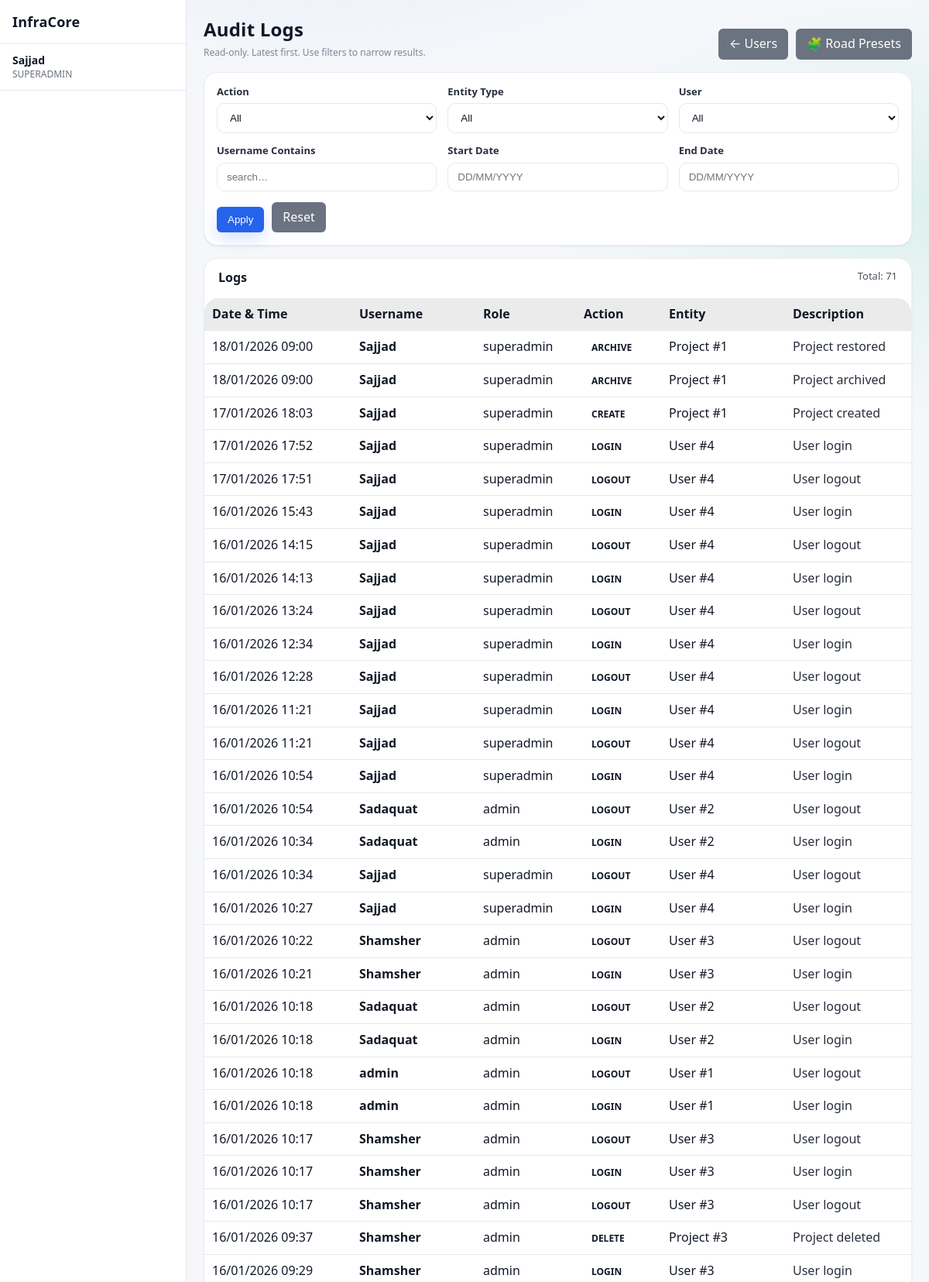
The page /admin/logs (signed in, upper part) on the database its author committed.
### app/models/activity_log.py (models this page shows)
class ActivityLog(Base):
    __tablename__ = "activity_logs"
    __table_args__ = (
        Index("ix_activity_logs_created_at", "created_at"),
        Index("ix_activity_logs_user_id", "user_id"),
    )
    id = Column(Integer, primary_key=True, index=True)
    user_id = Column(Integer, ForeignKey("users.id"), nullable=True)
    username = Column(String(150), nullable=False)
    role = Column(String(50), nullable=True)
    action = Column(String(20), nullable=False)  # CREATE, UPDATE, DELETE, ARCHIVE, LOGIN, LOGOUT
    entity_type = Column(String(50), nullable=True)  # Project, Activity, Material, User, Execution
    entity_id = Column(Integer, nullable=True)
    description = Column(Text, nullable=True)
    old_value = Column(Text, nullable=True)  # JSON string
    new_value = Column(Text, nullable=True)  # JSON string
    ip_address = Column(String(64), nullable=True)
    created_at = Column(DateTime, default=datetime.utcnow, nullable=False)
    details = Column(String, nullable=True)
    timestamp = Column(DateTime, default=datetime.utcnow)

### app/routes/admin.py (the view)
@router.get("/logs", response_class=HTMLResponse)
def audit_logs_page(
    request: Request,
    page: int = 1,
    action: str | None = None,
    entity_type: str | None = None,
    user_id: int | None = None,
    username: str | None = None,
    start_date: str | None = None,
    end_date: str | None = None,
    db: Session = Depends(get_db),
):
    admin = admin_guard(request)
    if not admin:
        return RedirectResponse("/dashboard", status_code=302)
    page_size = 50
    page = max(page, 1)
    q = db.query(ActivityLog)
    if action:
        q = q.filter(ActivityLog.action == action)
    if entity_type:
        q = q.filter(ActivityLog.entity_type == entity_type)
    if user_id is not None:
        q = q.filter(ActivityLog.user_id == user_id)
    if username:
        q = q.filter(ActivityLog.username.ilike(f"%{username.strip()}%"))
    def _parse_d(s: str | None) -> date | None:
        if not s:
            return None
        try:
            return parse_date_ddmmyyyy_or_iso(str(s))
        except Exception:
            return None
    sd = _parse_d(start_date)
    ed = _parse_d(end_date)
    if sd:
        q = q.filter(ActivityLog.created_at >= datetime.combine(sd, time.min))
    if ed:
        q = q.filter(ActivityLog.created_at <= datetime.combine(ed, time.max))
    total = q.count()
    logs = (
        q.order_by(ActivityLog.created_at.desc())
        .offset((page - 1) * page_size)
        .limit(page_size)
        .all()
    )
    actions = [r[0] for r in db.query(ActivityLog.action).distinct().order_by(ActivityLog.action).all() if r and r[0]]
    entity_types = [r[0] for r in db.query(ActivityLog.entity_type).distinct().order_by(ActivityLog.entity_type).all() if r and r[0]]
    users = (
        db.query(ActivityLog.user_id, ActivityLog.username)
        .filter(ActivityLog.user_id.isnot(None))
        .distinct()
        .order_by(ActivityLog.username.asc())
        .all()
    )
    return templates.TemplateResponse(
        "admin/logs.html",
        {
            "request": request,
            "user": admin,
            "logs": logs,
            "page": page,
            "page_size": page_size,
            "total": total,
            "actions": actions,
            "entity_types": entity_types,
            "users": users,
            "filters": {
                "action": action or "",
                "entity_type": entity_type or "",
                "user_id": user_id if user_id is not None else "",
                "username": username or "",
                "start_date": start_date or "",
                "end_date": end_date or "",
            },
        },
    )

### app/templates/admin/logs.html (shortened to what this page needs)
{% extends "base.html" %}
{% block content %}
<div class="page-header" style="display:flex;justify-content:space-between;align-items:flex-end;gap:12px;flex-wrap:wrap;margin-bottom:16px">
    <div>
        <h1 class="page-title" style="margin-bottom:6px">Audit Logs</h1>
        <div class="help-text">Read-only. Latest first. Use filters to narrow results.</div>
    </div>
    <div style="display:flex;gap:10px;flex-wrap:wrap">
        <a href="/admin/users" class="btn-secondary" style="text-decoration:none">← Users</a>
        <a href="/admin/presets/road" class="btn-secondary" style="text-decoration:none">🧩 Road Presets</a>
    </div>
</div>
<div class="card" style="padding:16px;margin-bottom:16px">
    <form method="get" action="/admin/logs" class="form-grid">
        <div class="form-group">
            <label>Action</label>
            <select name="action">
                <option value="">All</option>
            </select>
        </div>
        <div class="form-group">
            <label>Entity Type</label>
            <select name="entity_type">
                <option value="">All</option>
            </select>
        </div>
        <div class="form-group">
            <label>User</label>
            <select name="user_id">
                <option value="">All</option>
            </select>
        </div>
        <div class="form-group">
            <label>Username Contains</label>
            <input type="text" name="username" value="{{ filters.username }}" placeholder="search…">
        </div>
        <div class="form-group">
            <label>Start Date</label>
            <input type="text" name="start_date" value="{{ filters.start_date|ddmmyyyy }}" placeholder="DD/MM/YYYY" inputmode="numeric" pattern="[0-9]{2}/[0-9]{2}/[0-9]{4}">
        </div>
        <div class="form-group">
            <label>End Date</label>
            <input type="text" name="end_date" value="{{ filters.end_date|ddmmyyyy }}" placeholder="DD/MM/YYYY" inputmode="numeric" pattern="[0-9]{2}/[0-9]{2}/[0-9]{4}">
        </div>
        <div class="form-group" style="display:flex;align-items:flex-end;gap:10px">
            <button class="btn-primary" type="submit">Apply</button>
            <a class="btn-secondary" href="/admin/logs" style="text-decoration:none">Reset</a>
        </div>
    </form>
</div>
<div class="card" style="padding:0">
    <div style="padding:14px 18px;border-bottom:1px solid rgba(255,255,255,0.08);display:flex;justify-content:space-between;gap:12px;flex-wrap:wrap">
        <strong>Logs</strong>
        <span style="opacity:0.75;font-size:13px">
            Total: {{ total }}
        </span>
    </div>
    <table class="table" style="margin:0">
        <thead>
            <tr style="background:rgba(255,255,255,0.04)">
                <th style="width:170px">Date &amp; Time</th>
                <th style="width:140px">Username</th>
                <th style="width:110px">Role</th>
                <th style="width:90px">Action</th>
                <th style="width:140px">Entity</th>
                <th>Description</th>
            </tr>
        </thead>
        <tbody>
            {% if logs and logs|length > 0 %}
                {% for l in logs %}
                    <tr style="border-bottom:1px solid rgba(255,255,255,0.05)">
                        <td style="white-space:nowrap">{{ l.created_at|ddmmyyyy_dt }}</td>
                        <td><strong>{{ l.username }}</strong></td>
                        <td>{{ l.role or "" }}</td>
                        <td>
                            <span class="badge badge-info">{{ l.action }}</span>
                        </td>
                        <td>
                            {{ l.entity_type or "" }}
                            {% if l.entity_id %}
                                #{{ l.entity_id }}
                            {% endif %}
                        </td>
                        <td style="opacity:0.9">{{ l.description or l.details or "" }}</td>
                    </tr>
                {% endfor %}
            {% else %}
                <tr>
                    <td colspan="6" style="padding:24px;text-align:center;opacity:0.75">
                        No audit logs found for the selected filters.
                    </td>
                </tr>
            {% endif %}
        </tbody>
    </table>
</div>
{% set total_pages = (total // page_size) + (1 if total % page_size else 0) %}
{% endblock %}

### static/css/style.css (style rules this page uses)
body { font-family: Arial, Helvetica, sans-serif; margin: 0; background-color: var(--bg); color: var(--text); }
input, select, textarea { padding: 6px; border-radius: 4px; border: 1px solid var(--border); background: var(--card); color: var(--text); }
table { width: 100%; border-collapse: collapse; background: var(--card); }
th { background: rgba(0,0,0,0.05); text-align: left; }
th, td { padding: 10px; border-bottom: 1px solid var(--border); }
button, .button { padding: 6px 12px; border-radius: 4px; border: none; cursor: pointer; background: var(--btn); color: white; text-decoration: none; }
:root { --bg: #f5f7fa; --bg-secondary: #ffffff; --bg-primary: #f5f7fa; --text: #111827; --text-muted: #6b7280; --card: #ffffff; --nav: #1f2937; --border: #e5e7eb; --border-color: #e5e7eb; --btn: #2563eb; --hover-bg: rgba(37, 99, 235, 0.1); --accent-color: #2563eb; }
html, body, table, th, td, input, select, textarea, button, .button { transition: background-color 0.3s ease, color 0.3s ease, border-color 0.3s ease; }
.page-title { margin-bottom: 20px; font-size: 26px; font-weight: 600; }
.card { background: var(--card); border-radius: 10px; padding: 16px; box-shadow: 0 4px 12px rgba(0,0,0,0.06); }
.form-grid { display: grid; grid-template-columns: repeat(auto-fit, minmax(240px, 1fr)); gap: 16px; }
.form-grid label { font-size: 13px; opacity: 0.9; }
.form-grid input { width: 100%; }
.badge { padding: 4px 10px; border-radius: 12px; font-size: 12px; font-weight: bold; }

### static/css/ui_v2.css (style rules this page uses)
:root { --radius-xs: 6px; --radius-sm: 10px; --radius-md: 14px; --radius-lg: 18px; --shadow-sm: 0 1px 2px rgba(0,0,0,0.08); --shadow-md: 0 10px 30px rgba(0,0,0,0.18); --ring: 0 0 0 3px rgba(59,130,246,0.25); }
html, body { height: 100%; }
body { font-family: ui-sans-serif, system-ui, -apple-system, "Segoe UI", Roboto, Arial, "Noto Sans", "Liberation Sans", sans-serif; line-height: 1.35; }
.page-title { margin: 0 0 14px 0; font-size: 24px; font-weight: 800; letter-spacing: 0.2px; }
.card { border-radius: var(--radius-lg); box-shadow: var(--shadow-sm); border: 1px solid color-mix(in srgb, var(--border-color) 70%, transparent); }
input, select, textarea { width: 100%; box-sizing: border-box; padding: 10px 12px; border-radius: var(--radius-sm); border: 1px solid var(--border); background: color-mix(in srgb, var(--card) 88%, transparent); }
label { display:block; margin-bottom: 6px; }
.form-grid { gap: 14px; }
button, .button, .btn-primary, .btn-secondary, .btn-danger { border-radius: var(--radius-sm); }
.btn-primary, .button { box-shadow: 0 8px 20px rgba(37,99,235,0.18); }
.btn-secondary { border: 1px solid color-mix(in srgb, var(--border-color) 70%, transparent); }
.table, table { border-radius: var(--radius-lg); overflow: hidden; }
table thead th { background: color-mix(in srgb, var(--card) 92%, black 8%); }
.help-text { opacity: 0.85; }

### app/templates/base.html (style rules this page uses)
a, a:visited { color: var(--text); text-decoration: none; }
label { color: var(--text); font-weight: 600; margin-bottom: 6px; }
.help-text { font-size: 12px; color: var(--text-muted); margin-top: 6px; }
.form-grid { display: grid; grid-template-columns: repeat(auto-fit, minmax(240px, 1fr)); gap: 14px; }
.btn-primary { background: var(--btn); color: #fff; padding: 9px 14px; border-radius: 6px; border: none; cursor: pointer; }
.btn-secondary { background: #6b7280; color: #fff; padding: 9px 14px; border-radius: 6px; border: none; cursor: pointer; }

### rows shown on the page
ActivityLog: created_at|ddmmyyyy_dt "18/01/2026 09:00", username "Sajjad", role "superadmin", action "ARCHIVE", entity_type "Project", entity_id "1", description "Project restored"
ActivityLog: created_at|ddmmyyyy_dt "18/01/2026 09:00", username "Sajjad", role "superadmin", action "ARCHIVE", entity_type "Project", entity_id "1", description "Project archived"
ActivityLog: created_at|ddmmyyyy_dt "17/01/2026 18:03", username "Sajjad", role "superadmin", action "CREATE", entity_type "Project", entity_id "1", description "Project created"
ActivityLog: created_at|ddmmyyyy_dt "17/01/2026 17:52", username "Sajjad", role "superadmin", action "LOGIN", entity_type "User", entity_id "4", description "User login"
ActivityLog: created_at|ddmmyyyy_dt "17/01/2026 17:51", username "Sajjad", role "superadmin", action "LOGOUT", entity_type "User", entity_id "4", description "User logout"
ActivityLog: created_at|ddmmyyyy_dt "16/01/2026 15:43", username "Sajjad", role "superadmin", action "LOGIN", entity_type "User", entity_id "4", description "User login"
ActivityLog: created_at|ddmmyyyy_dt "16/01/2026 14:15", username "Sajjad", role "superadmin", action "LOGOUT", entity_type "User", entity_id "4", description "User logout"
ActivityLog: created_at|ddmmyyyy_dt "16/01/2026 14:13", username "Sajjad", role "superadmin", action "LOGIN", entity_type "User", entity_id "4", description "User login"
ActivityLog: created_at|ddmmyyyy_dt "16/01/2026 13:24", username "Sajjad", role "superadmin", action "LOGOUT", entity_type "User", entity_id "4", description "User logout"
ActivityLog: created_at|ddmmyyyy_dt "16/01/2026 12:34", username "Sajjad", role "superadmin", action "LOGIN", entity_type "User", entity_id "4", description "User login"
ActivityLog: created_at|ddmmyyyy_dt "16/01/2026 12:28", username "Sajjad", role "superadmin", action "LOGOUT", entity_type "User", entity_id "4", description "User logout"
ActivityLog: created_at|ddmmyyyy_dt "16/01/2026 11:21", username "Sajjad", role "superadmin", action "LOGIN", entity_type "User", entity_id "4", description "User login"
ActivityLog: created_at|ddmmyyyy_dt "16/01/2026 11:21", username "Sajjad", role "superadmin", action "LOGOUT", entity_type "User", entity_id "4", description "User logout"
ActivityLog: created_at|ddmmyyyy_dt "16/01/2026 10:54", username "Sajjad", role "superadmin", action "LOGIN", entity_type "User", entity_id "4", description "User login"
ActivityLog: created_at|ddmmyyyy_dt "16/01/2026 10:54", username "Sadaquat", role "admin", action "LOGOUT", entity_type "User", entity_id "2", description "User logout"
ActivityLog: created_at|ddmmyyyy_dt "16/01/2026 10:34", username "Sadaquat", role "admin", action "LOGIN", entity_type "User", entity_id "2", description "User login"
ActivityLog: created_at|ddmmyyyy_dt "16/01/2026 10:34", username "Sajjad", role "superadmin", action "LOGOUT", entity_type "User", entity_id "4", description "User logout"
ActivityLog: created_at|ddmmyyyy_dt "16/01/2026 10:27", username "Sajjad", role "superadmin", action "LOGIN", entity_type "User", entity_id "4", description "User login"
ActivityLog: created_at|ddmmyyyy_dt "16/01/2026 10:22", username "Shamsher", role "admin", action "LOGOUT", entity_type "User", entity_id "3", description "User logout"
ActivityLog: created_at|ddmmyyyy_dt "16/01/2026 10:21", username "Shamsher", role "admin", action "LOGIN", entity_type "User", entity_id "3", description "User login"
ActivityLog: created_at|ddmmyyyy_dt "16/01/2026 10:18", username "Sadaquat", role "admin", action "LOGOUT", entity_type "User", entity_id "2", description "User logout"
ActivityLog: created_at|ddmmyyyy_dt "16/01/2026 10:18", username "Sadaquat", role "admin", action "LOGIN", entity_type "User", entity_id "2", description "User login"
ActivityLog: created_at|ddmmyyyy_dt "16/01/2026 10:18", username "admin", role "admin", action "LOGOUT", entity_type "User", entity_id "1", description "User logout"
ActivityLog: created_at|ddmmyyyy_dt "16/01/2026 10:18", username "admin", role "admin", action "LOGIN", entity_type "User", entity_id "1", description "User login"
ActivityLog: created_at|ddmmyyyy_dt "16/01/2026 10:17", username "Shamsher", role "admin", action "LOGOUT", entity_type "User", entity_id "3", description "User logout"
ActivityLog: created_at|ddmmyyyy_dt "16/01/2026 10:17", username "Shamsher", role "admin", action "LOGIN", entity_type "User", entity_id "3", description "User login"
ActivityLog: created_at|ddmmyyyy_dt "16/01/2026 10:17", username "Shamsher", role "admin", action "LOGOUT", entity_type "User", entity_id "3", description "User logout"
ActivityLog: created_at|ddmmyyyy_dt "16/01/2026 09:37", username "Shamsher", role "admin", action "DELETE", entity_type "Project", entity_id "3", description "Project deleted"
ActivityLog: created_at|ddmmyyyy_dt "16/01/2026 09:29", username "Shamsher", role "admin", action "LOGIN", entity_type "User", entity_id "3", description "User login"

### other values the page prints
{{ user["username"] }} "Sajjad"
{{ user["role"] | upper }} "SUPERADMIN"
{{ total }} "71"
